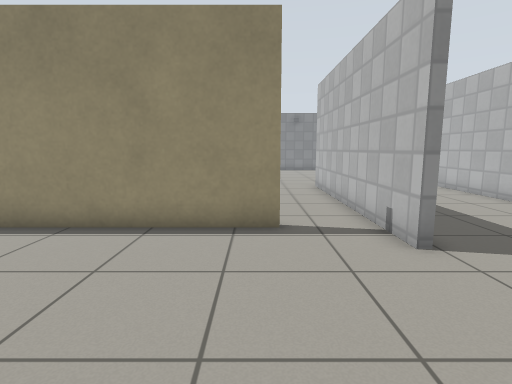
View 1 (above)

19 first-person views from a walk through a Gazebo world. The camera is 0.94 m above the floor, tilts 8° down and sees 80° across. The floor is counted in squares, 0.5 m on a side. Each view is taken from the middle of a square. On the plan, view 1 faces up. The plan holds only what a view shows up to about 16 squares ahead; the rest is blank. The robots in the file are not drawn. Gazebo's built-in surfaces are drawn with simple patterns. Surface patterns are stand-ins for the level's own textures.

View 2
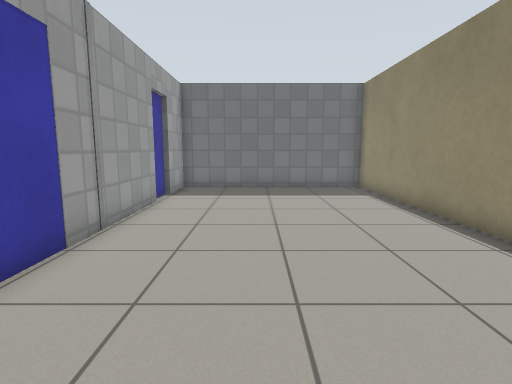

View 3
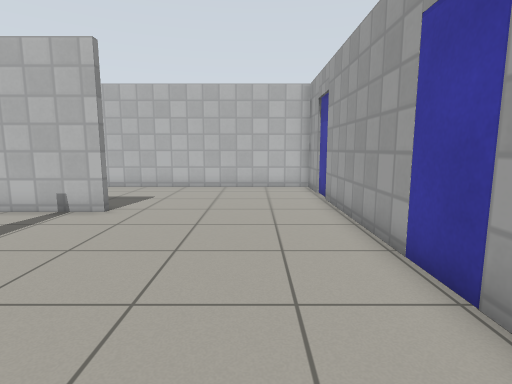

View 4
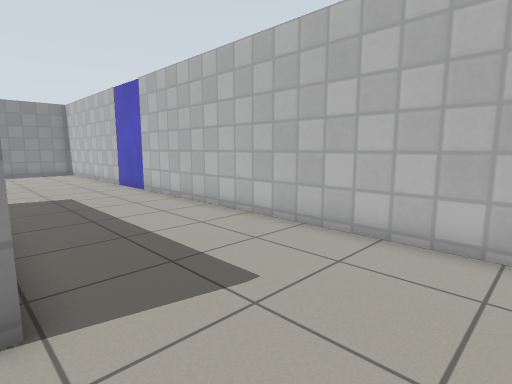

View 5
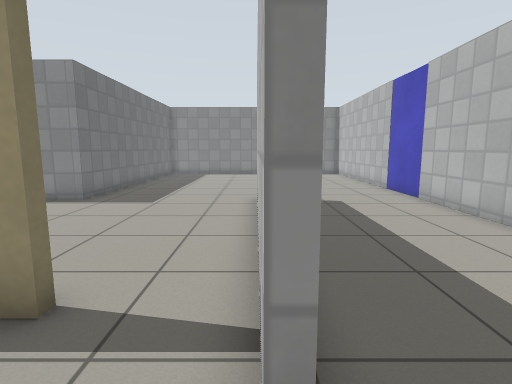

View 6
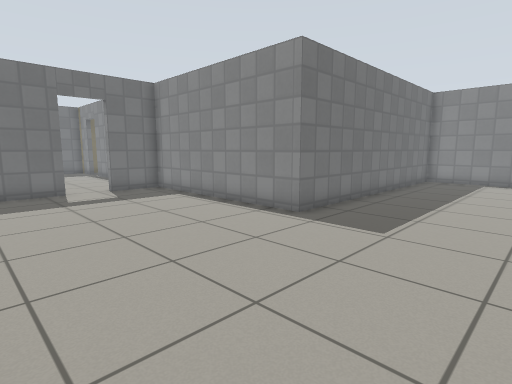

View 7
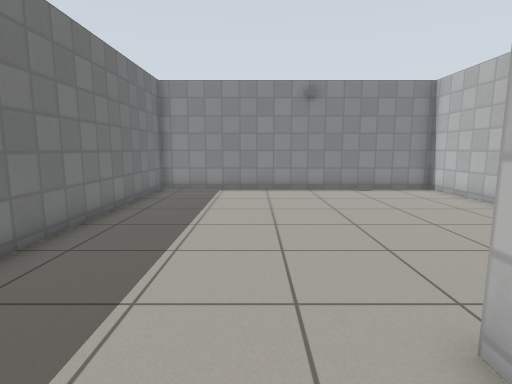

View 8
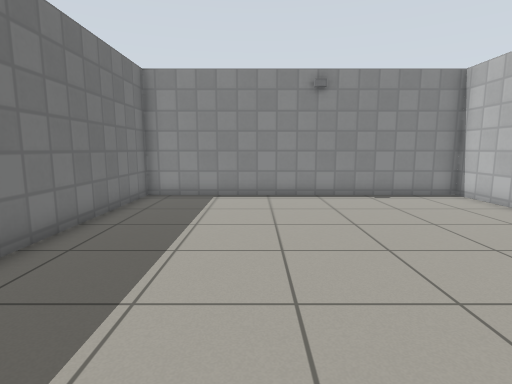

View 9
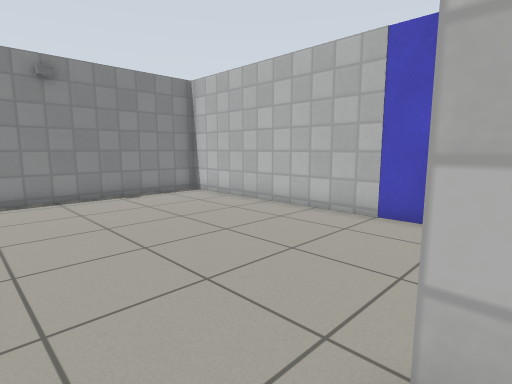

View 10
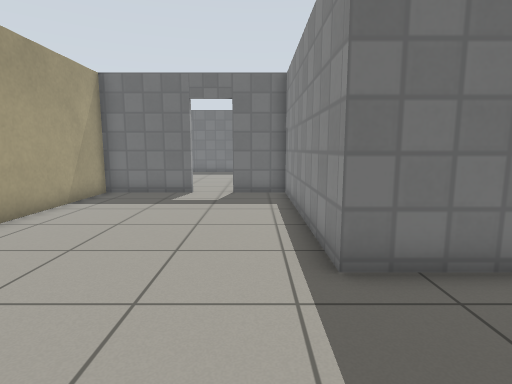

View 11
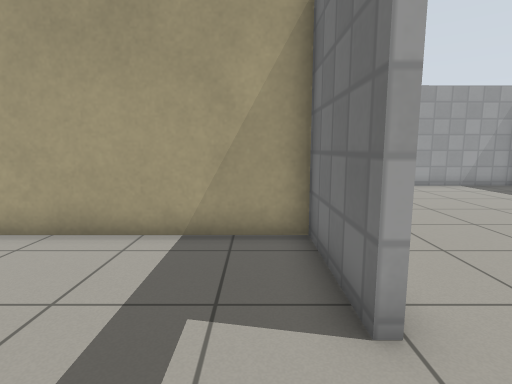

View 12
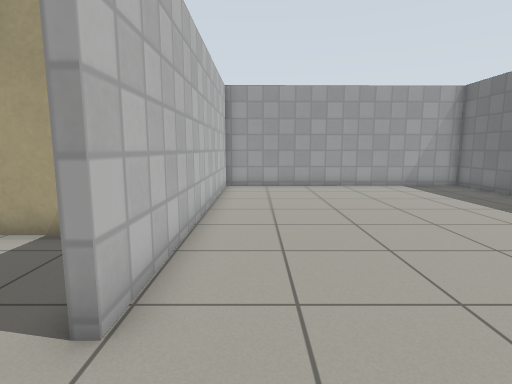

View 13
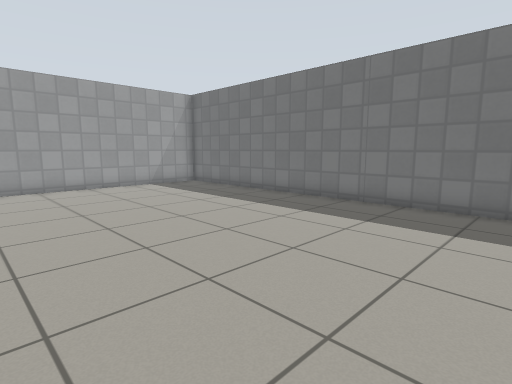

View 14
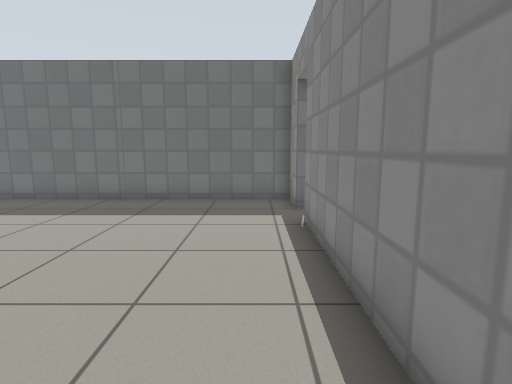

View 15
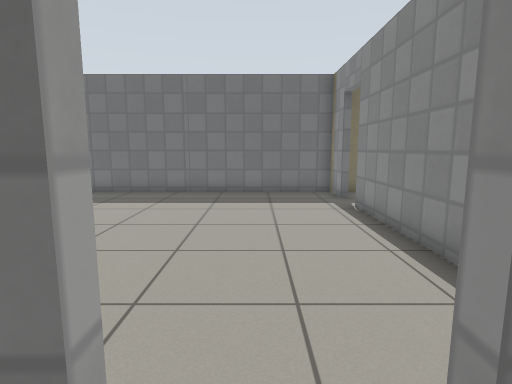

View 16
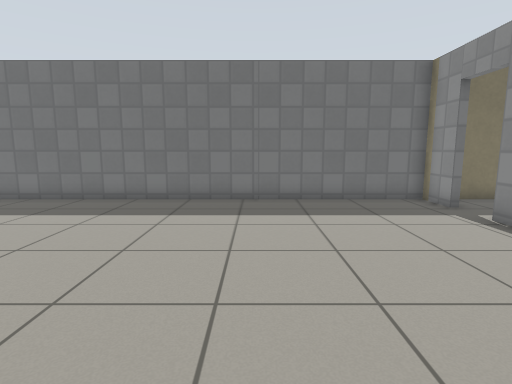

View 17
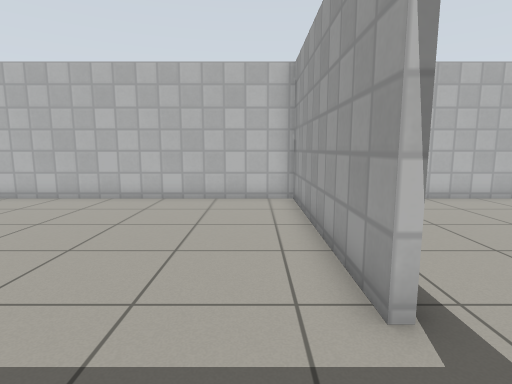

View 18
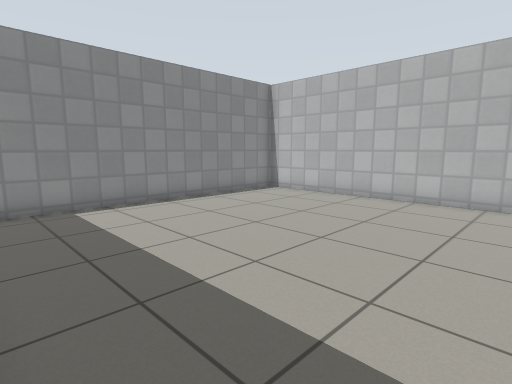

View 19
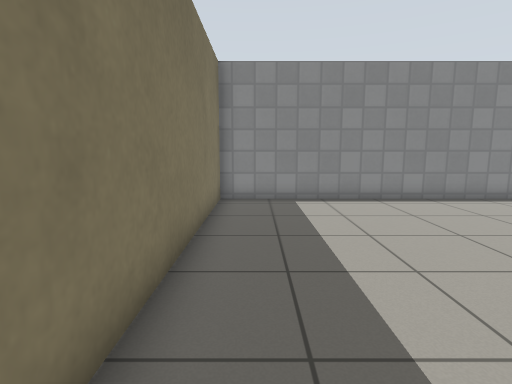

### Floor plan
Points are (right, up) in squares from view 1. A wall is a line through its corners. A room is listed if a view was taken in it or the views show most of it. See-through windows are left out.
Room 1 (views 1, 2, 3, 4, 5)
walls: (0.6, 7.2) (-12.2, 7.2) (-12.2, -1.6) (-9.8, -1.6); (3, 5.5) (3, 7.5); (-0.9, -1.6) (5.5, -1.6); (5.9, -1.6) (9.2, -1.6) (9.2, 15.6); (-8, -1.6) (-2.6, -1.6)
ways out: opening at (1.5, 7) to room 2; opening at (6, 15.4) to room 2; open door at (-8, -2); open door at (-1, -2); open door at (6.5, -2)
objects: door leaf (-9, -2); door leaf (-2, -2)
Room 2 (views 6, 7, 8, 9, 10, 11, 15)
walls: (9.2, 18.4) (9.2, 27.5) (-3.5, 27.5) (-3.5, 15.3) (-12.5, 15.3); (3, 7.5) (3, 15.6); (-12.2, 15.6) (-12.2, 13); (-12.2, 11.3) (-12.2, 7.5) (-5.4, 7.5)
ways out: opening at (1.5, 7) to room 1; opening at (6, 15.4) to room 1; open door at (-12, 12.5) to room 3
objects: door leaf (9, 16)
Room 3 (views 12, 13, 14, 16)
walls: (-22.6, 15.3) (-24.4, 15.3) (-24.4, -1.6) (-12.5, -1.6) (-12.5, 11.3); (-14.4, 15.3) (-21, 15.3)
ways out: open door at (-12, 12.5) to room 2; open door at (-21.7, 15.3) to room 4
Room 4 (views 17, 18, 19)
walls: (-21, 15.6) (-12.2, 15.6); (-12.5, 15.3) (-12.5, 27.5) (-24.4, 27.5) (-24.4, 16)
ways out: open door at (-21.7, 15.3) to room 3

Positions as (right, up) in squares from view 1, and headings:
1: (0, 0), facing up
2: (3, 2), facing left
3: (-6, 1), facing right
4: (3, 2), facing up-right
5: (3, 4), facing up
6: (2, 8), facing up-left
7: (1, 13), facing up
8: (1, 15), facing up
9: (1, 15), facing up-right
10: (1, 14), facing left
11: (-11, 14), facing down
12: (-14, 14), facing down
13: (-14, 14), facing down-left
14: (-13, 14), facing left
15: (-11, 12), facing left
16: (-13, 9), facing left
17: (-24, 17), facing right
18: (-24, 17), facing up-right
19: (-23, 16), facing up
